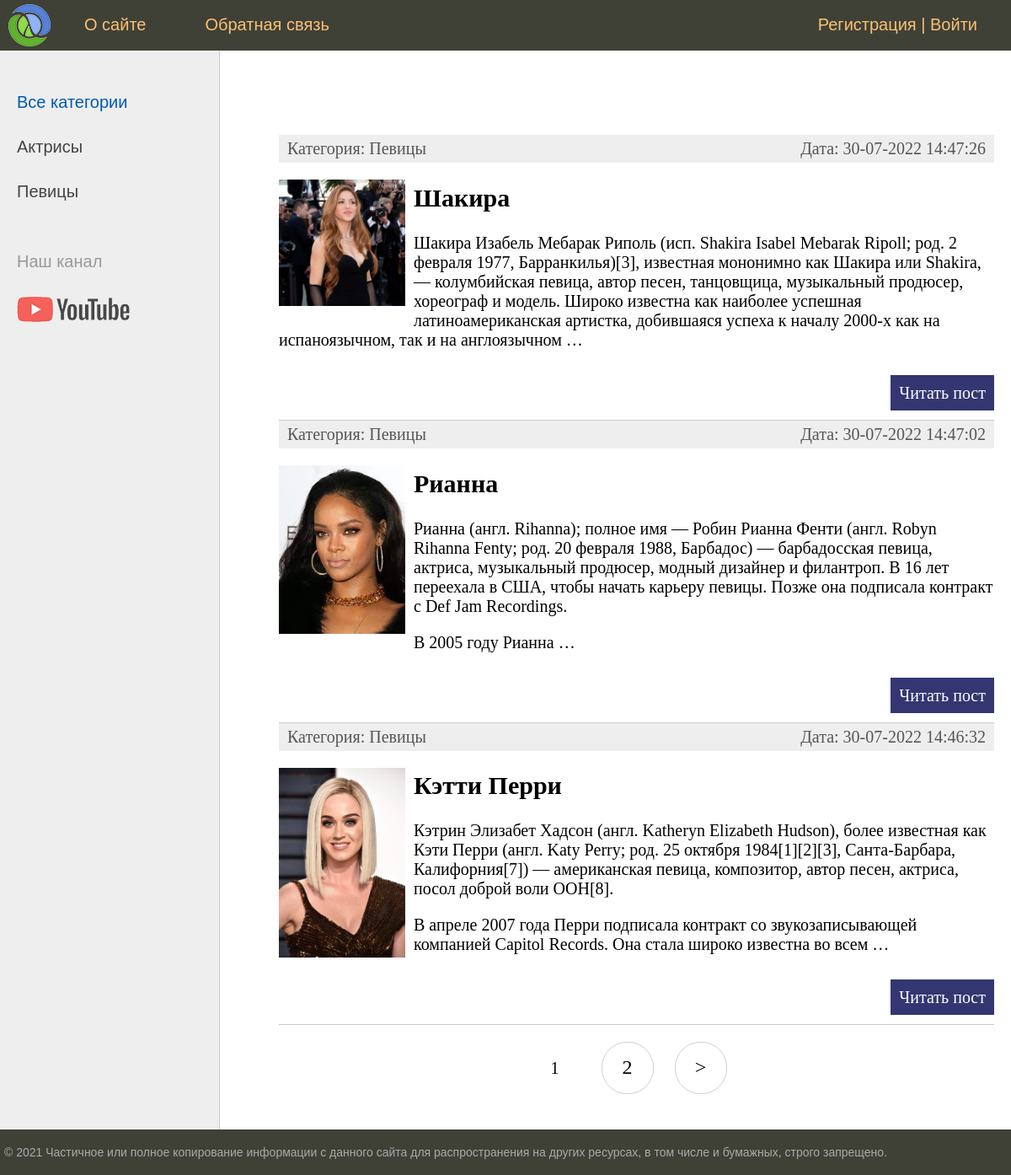
The app's page /, older data.
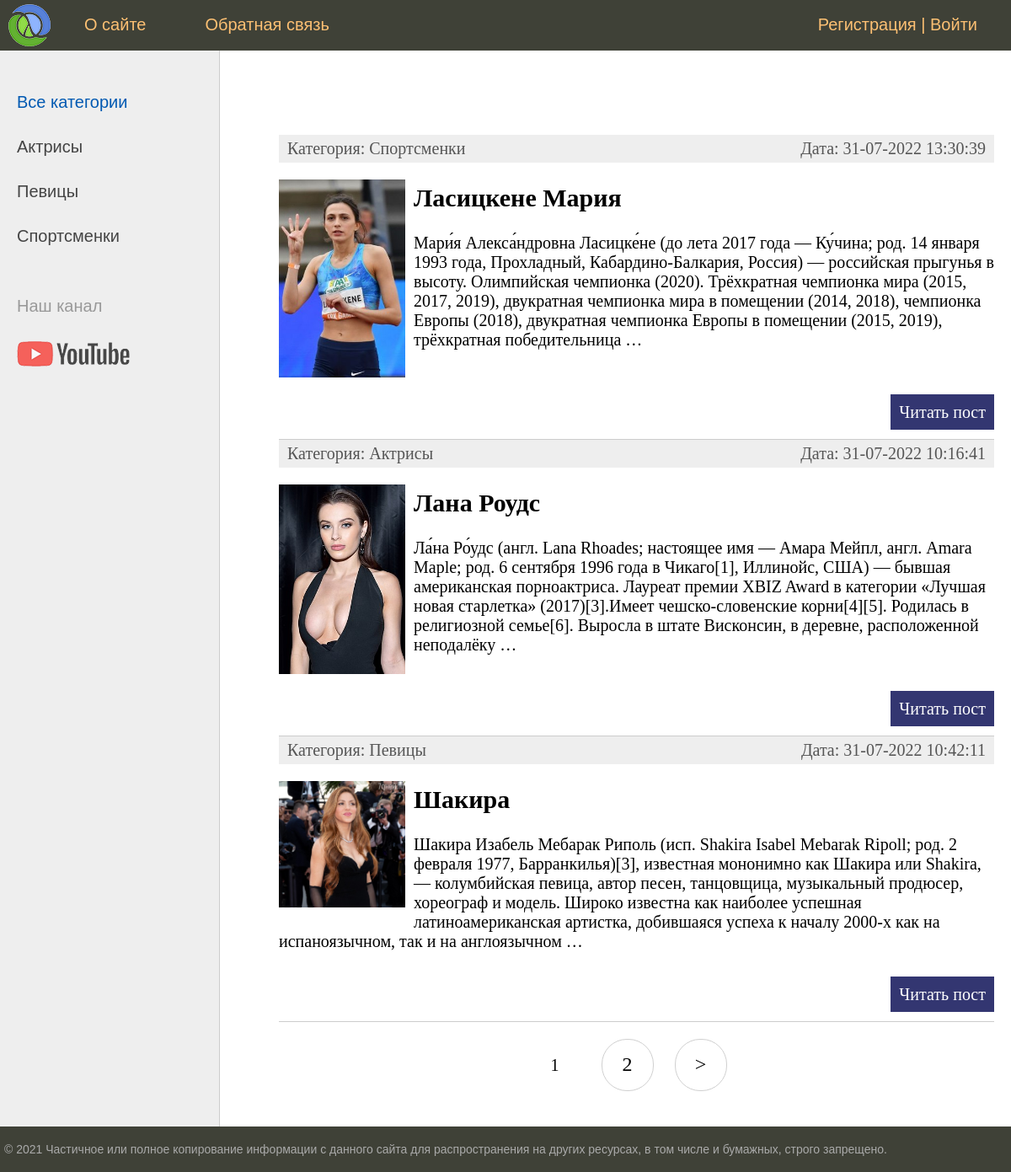
The same page, newer data.
### women/models.py (models this page shows, shortened)
class Category(models.Model):
    name = models.CharField(max_length=200, db_index=True)
    slug = models.SlugField(max_length=200, unique=True, db_index=True)
    def __str__(self):
        return self.name
    def get_absolute_url(self):
        return reverse('category', kwargs={'cat_slug': self.slug})
    class Meta:
        verbose_name = 'Категории'
        verbose_name_plural = 'Категория'
        ordering = ['id']

class Women(models.Model):
    title = models.CharField(max_length=255, verbose_name='Заголовок')
    content = models.TextField(blank=True, verbose_name='Контент')
    photo = models.ImageField(upload_to='photos/%Y/%m/%d/', verbose_name='Фото')
    slug = models.SlugField(max_length=200, unique=True, db_index=True, verbose_name='URL')
    time_create = models.DateTimeField(auto_now_add=True, verbose_name='Время создания')
    time_update = models.DateTimeField(auto_now=True, verbose_name='Время обновления')
    is_published = models.BooleanField(default=True, verbose_name='Опубликовать')
    cat = models.ForeignKey('Category', on_delete=models.PROTECT, verbose_name='Категория')
    def get_absolute_url(self):
        return reverse('post', kwargs={'post_slug': self.slug})
    class Meta:
        verbose_name = 'Известные женщины'
        verbose_name_plural = 'Известные женщины'
        ordering = ['-time_create', 'title']

### women/views.py (the view)
# urls.py: path('', WomenHome.as_view(), name='home'),
class WomenHome(DataMixin, ListView):
    model = Women
    template_name = 'women/index.html'
    context_object_name = 'posts'
    def get_context_data(self, *, object_list=None, **kwargs):
        context = super().get_context_data(**kwargs)
        c_def = self.get_user_contexnt(title='Главная Страница')
        return dict(list(context.items()) + list(c_def.items()))
    def get_queryset(self):
        return Women.objects.filter(is_published=True)

### women/utils.py (called while the page is built)
        def get_user_contexnt(self, **kwargs):
                context = kwargs
                cats = Category.objects.annotate(Count('women'))
                user_menu = menu.copy()
                if not self.request.user.is_authenticated:
                        user_menu.pop(1)
                context['menu'] = user_menu
                context['cats'] = cats
                if 'cat_selected' not in context:
                        context['cat_selected'] = 0
                return context

### women/templates/women/index.html (shortened to what this page needs)
{% extends 'women/base.html' %}
{% block content %}
<ul class="list-articles">
	{% for p in posts %}
			<li><div class="article-panel">
	<p class="first">Категория: {{p.cat}}</p>
	<p class="last">Дата: {{p.time_update|date:"d-m-Y H:i:s"}}</p>
</div>
{% if p.photo %}
	<p><img class="img-article-left thumb" src="{{p.photo.url}}"></p>
{% endif %}
				<h2>{{p.title}}</h2>
	{% autoescape on %}
	{{p.content|linebreaks|truncatewords:50}}
	{% endautoescape %}
			<p class="link-read-post"><a href="{{ p.get_absolute_url }}">Читать пост</a></p>
			</li>
	{% endfor %}
</ul>
{% endblock %}

### women/templates/women/base.html (shortened to what this page needs)
{% load static %}
{% load women_tags %}
<!DOCTYPE html>
<html>
<head>
	<link type="text/css" href="{% static 'women/css/styles.css' %}" rel="stylesheet" />
</head>
<body>
<table class="table-page" border=0 cellpadding="0" cellspacing="0">
<tr><td valign=top>
{% block mainmenu %}
		<div class="header">
			<ul id="mainmenu" class="mainmenu">
			<li class="logo"><a href="{% url 'home' %}"><div class="logo"></div></a></li>
{% for m in menu %}
			<li><a href="{% url m.url_name %}">{{m.title}}</a></li>
{% endfor %}
	{% if user.is_authenticated %}
				<li class="last">{{user.username}}<a href="{% url 'signout' %}" class="btn btn-outline-light"> | Выход</a></li>
	{% else %}
				<li class="last"><a href="{% url 'register' %}">Регистрация</a> | <a href="{% url 'login' %}">Войти</a></li>
	{% endif %}
			</ul>
		</div>
{% endblock mainmenu %}
<table class="table-content" border=0 cellpadding="0" cellspacing="0">
<tr>
	<td valign="top" class="left-chapters">
	<ul id="leftchapters">
{% if cat_selected == 0 %}
		<li class="selected">Все категории</li>
{% else %}
		<li><a href="{% url 'home' %}">Все категории</a></li>
{% endif %}
{% for c in cats %}
{% if c.women__count > 0 %}
		{% if c.pk == cat_selected %}
			<li class="selected">{{c.name}}</li>
		{% else %}
			<li><a href="{{ c.get_absolute_url }}">{{c.name}}</a></li>
		{% endif %}
{% endif %}
{% endfor %}
		<li class="share">
		<p>Наш канал</p>
		<a class="share-yt" href="https://www.youtube.com" target="_blank" rel="nofollow"></a>
		</li>
	</ul>
</td>
<td valign="top" class="content">
	<div class="content-text">
{% block content %}
{% endblock %}
{% if page_obj.has_other_pages %}
<nav class="list-pages">
    <ul>
        {% for p in page_obj.paginator.page_range %}
		{% if page_obj.number == p %}
		<li class="page-num page-num-selected">{{ p }}</li>
		{% elif p >= page_obj.number|add:-1 and p <= page_obj.number|add:1 %}
        <li class="page-num pa">
            <a href="?page={{ p }}">{{ p }}</a>
        </li>
		{% endif %}
        {% endfor %}
		{% if page_obj.has_next %}
		<li class="page-num">
			<a href="?page={{ page_obj.next_page_number }}">&gt;</a>
		</li>
		{% endif %}
    </ul>
</nav>
{% endif %}
	</div>
</td></tr></table>
</td></tr>
<tr><td valign=top>
	<div id="footer">
		<p>&copy; 2021 Частичное или полное копирование информации с данного сайта для распространения на других ресурсах, в том числе и бумажных, строго запрещено.</p>
	</div>
</td></tr></table>
</body>
</html>

### women/static/women/css/styles.css (style rules this page uses)
html, body { font-family: 'Arial'; margin: 0; padding: 0; height: 100%; width: 100%; color: #444; }
a { color: #0059b2; text-decoration: none; }
img { max-width: 600px; height: auto; }
img.img-article-left { max-width: 300px; height: auto; float: left; padding: 0 10px 10px 0; }
img.img-article-left.thumb { max-width: 150px; height: auto; }
p.link-read-post { text-align: right; }
p.link-read-post a { padding: 10px; min-width: 100px; background: #333671; color: #fff; text-decoration: none; }
div.article-panel { background: #eee; padding: 5px 10px 5px 10px; box-sizing: border-box; overflow: hidden; color: #555; }
div.article-panel p.first { margin: 0; float: left; }
div.article-panel p.last { margin: 0; float: right; }
ul.list-articles { list-style: none; margin: 0; padding: 0; }
ul.list-articles li { border-bottom: 1px solid #ccc; }
.table-page { width: 100%; height: 100%; vertical-align: top; }
.table-page tr { height: 100%; }
.header { background: #3F4137; height: 60px; }
.logo { background: url('../images/logo.png') no-repeat 10px 5px; width: 70px; height: 60px; }
ul.mainmenu { list-style: none; margin: 0; padding: 0; height: 60px; color: #fdc073; font-size: 20px; overflow: hidden; }
ul.mainmenu li { float: left; margin: 18px 40px 0 30px; }
ul.mainmenu li.logo { margin: 0; }
ul.mainmenu li.last { float: right; }
ul.mainmenu li a { color: #fdc073; text-decoration: none; }
.table-content { width: 100%; min-height: 100%; height: 100%; }
.left-chapters { margin: 0; background: #eee; border-right: 1px solid #ccc; min-height: 100%; }
.left-chapters ul { width: 230px; min-height: 100%; margin: 0; padding: 20px 10px 10px 20px; list-style: none; font-size: 20px; }
.left-chapters ul li { margin: 30px 0 0 0; color: #999; }
.left-chapters ul li.selected { color: #0059b2; }
.left-chapters ul li a { color: #444; text-decoration: none; }
.left-chapters ul li.share { margin: 60px 0 0 0; }
.left-chapters ul li.share p { margin: 30px 0 30px 0; }
.left-chapters ul li.share a { display: inline-block; width: 40px; height: 40px; margin: 0 20px 0 0; }
.left-chapters ul li.share a.share-yt { width: 100%; height: 30px; background: url('../images/share_yt.png') no-repeat 0 0 }
.content { padding: 40px 20px 20px 40px; width: 100%; box-sizing: border-box; }
.content-text { margin: 60px 0 0 30px; color: #000; font-size: 20px; font-family: Yandex Sans Display Light; }
#footer { box-sizing: border-box; background: #3F4137; padding: 5px; color: #aaa; font-size: 14px; font-family: Verdana, Geneva, Arial, Helvetica; text-align: left; overflow: hidden; }
.list-pages { text-align: center; margin: 0 0 20px 0; }
.list-pages ul { margin: 20px 0 0 0; padding: 0; list-style: none; }
.list-pages ul li { display: inline-block; margin: 0 20px 0 0; }
.list-pages a { color: #000; font-size: 24px; text-decoration: none; }
.list-pages .page-num, .page-num-selected { display: inline-block; width: 60px; height: 44px; padding: 16px 0 0 0; border: 1px solid #d0d0d0; border-radius: 30px; }
.list-pages .page-num-selected { border: none; color: #000; font-size: 20px; }

Row changes from the older to the newer data that the page shows:
no longer on this page (row unchanged): Women: cat "Певицы", time_update "30-07-2022 14:47:02", photo (picture), title "Рианна", content "Рианна (англ. Rihanna); полное имя — Робин Рианна Фенти (англ. Robyn Rihanna Fenty; род. 20 февраля 1988, Барбадос) — барбадосская певица, актриса, музыкальный продюсер, модный дизайнер и филантроп. В 16 лет переехала в США, чтобы начать карьеру певицы. Позже она подписала контракт с Def Jam Recordings. В 2005 году Рианна …"
no longer on this page (row unchanged): Women: cat "Певицы", time_update "30-07-2022 14:46:32", photo (picture), title "Кэтти Перри", content "Кэтрин Элизабет Хадсон (англ. Katheryn Elizabeth Hudson), более известная как Кэти Перри (англ. Katy Perry; род. 25 октября 1984[1][2][3], Санта-Барбара, Калифорния[7]) — американская певица, композитор, автор песен, актриса, посол доброй воли ООН[8]. В апреле 2007 года Перри подписала контракт со звукозаписывающей компанией Capitol Records. Она стала широко известна во всем …"
added Category: name "Спортсменки"
added Women: cat "Спортсменки", time_update "31-07-2022 13:30:39", photo (picture), title "Ласицкене Мария", content "Мари́я Алекса́ндровна Ласицке́не (до лета 2017 года — Ку́чина; род. 14 января 1993 года, Прохладный, Кабардино-Балкария, Россия) — российская прыгунья в высоту. Олимпийская чемпионка (2020). Трёхкратная чемпионка мира (2015, 2017, 2019), двукратная чемпионка мира в помещении (2014, 2018), чемпионка Европы (2018), двукратная чемпионка Европы в помещении (2015, 2019), трёхкратная победительница …"
added Women: cat "Актрисы", time_update "31-07-2022 10:16:41", photo (picture), title "Лана Роудс", content "Ла́на Ро́удс (англ. Lana Rhoades; настоящее имя — Амара Мейпл, англ. Amara Maple; род. 6 сентября 1996 года в Чикаго[1], Иллинойс, США) — бывшая американская порноактриса. Лауреат премии XBIZ Award в категории «Лучшая новая старлетка» (2017)[3].Имеет чешско-словенские корни[4][5]. Родилась в религиозной семье[6]. Выросла в штате Висконсин, в деревне, расположенной неподалёку …"
changed Women "Шакира": time_update "30-07-2022 14:47:26" → "31-07-2022 10:42:11"
